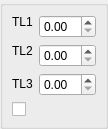
<ui version="4.0" >
 <class>DlgRef_3Spin1Check_QTD</class>
 <widget class="QWidget" name="DlgRef_3Spin1Check_QTD" >
  <property name="geometry" >
   <rect>
    <x>0</x>
    <y>0</y>
    <width>100</width>
    <height>114</height>
   </rect>
  </property>
  <property name="windowTitle" >
   <string/>
  </property>
  <layout class="QGridLayout" >
   <property name="margin" >
    <number>0</number>
   </property>
   <property name="spacing" >
    <number>6</number>
   </property>
   <item row="0" column="0" >
    <widget class="QGroupBox" name="GroupBox1" >
     <property name="title" >
      <string/>
     </property>
     <layout class="QGridLayout" >
      <property name="margin" >
       <number>9</number>
      </property>
      <property name="spacing" >
       <number>6</number>
      </property>
      <item row="4" column="0" colspan="2" >
       <widget class="QCheckBox" name="CheckButton1" >
        <property name="text" >
         <string/>
        </property>
       </widget>
      </item>
      <item row="3" column="1" >
       <widget class="QDoubleSpinBox" name="SpinBox_DZ" />
      </item>
      <item row="2" column="1" >
       <widget class="QDoubleSpinBox" name="SpinBox_DY" />
      </item>
      <item rowspan="2" row="0" column="1" >
       <widget class="QDoubleSpinBox" name="SpinBox_DX" />
      </item>
      <item rowspan="2" row="1" column="0" >
       <widget class="QLabel" name="TextLabel2" >
        <property name="sizePolicy" >
         <sizepolicy>
          <hsizetype>0</hsizetype>
          <vsizetype>0</vsizetype>
          <horstretch>0</horstretch>
          <verstretch>0</verstretch>
         </sizepolicy>
        </property>
        <property name="text" >
         <string>TL2</string>
        </property>
        <property name="wordWrap" >
         <bool>false</bool>
        </property>
       </widget>
      </item>
      <item row="0" column="0" >
       <widget class="QLabel" name="TextLabel1" >
        <property name="sizePolicy" >
         <sizepolicy>
          <hsizetype>0</hsizetype>
          <vsizetype>0</vsizetype>
          <horstretch>0</horstretch>
          <verstretch>0</verstretch>
         </sizepolicy>
        </property>
        <property name="text" >
         <string>TL1</string>
        </property>
        <property name="wordWrap" >
         <bool>false</bool>
        </property>
       </widget>
      </item>
      <item row="3" column="0" >
       <widget class="QLabel" name="TextLabel3" >
        <property name="sizePolicy" >
         <sizepolicy>
          <hsizetype>0</hsizetype>
          <vsizetype>0</vsizetype>
          <horstretch>0</horstretch>
          <verstretch>0</verstretch>
         </sizepolicy>
        </property>
        <property name="text" >
         <string>TL3</string>
        </property>
        <property name="wordWrap" >
         <bool>false</bool>
        </property>
       </widget>
      </item>
     </layout>
    </widget>
   </item>
  </layout>
 </widget>
 <layoutdefault spacing="6" margin="11" />
 <pixmapfunction>qPixmapFromMimeSource</pixmapfunction>
 <tabstops>
  <tabstop>SpinBox_DX</tabstop>
  <tabstop>SpinBox_DY</tabstop>
  <tabstop>SpinBox_DZ</tabstop>
  <tabstop>CheckButton1</tabstop>
 </tabstops>
 <resources/>
 <connections/>
</ui>
